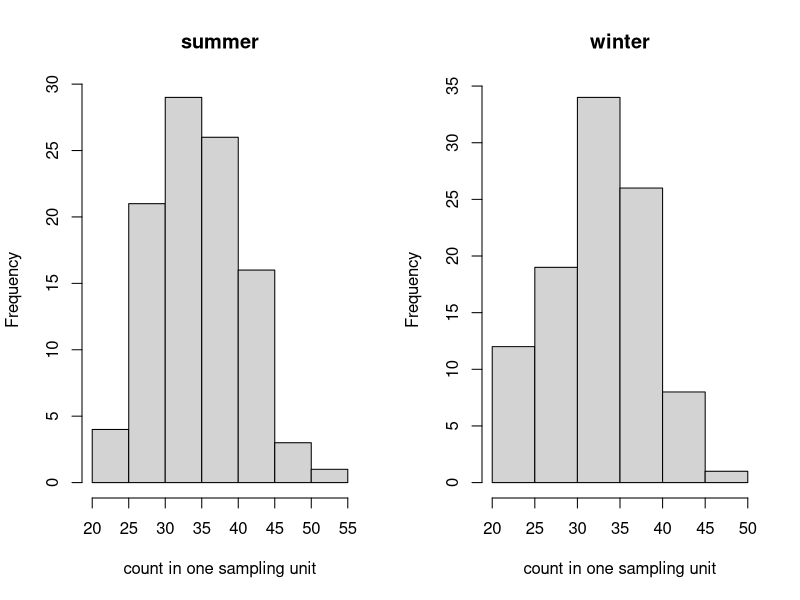
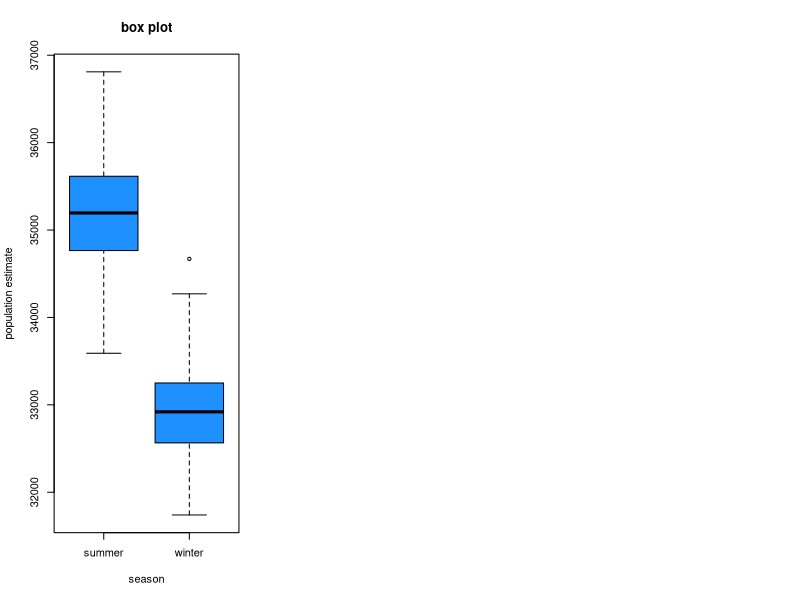

The R source for these figures, in order: (Note: this script raises an error after producing the figures.)
# VISUALIZING UNCERTAINTY IN ABUNDANCE ESTIMATES: Alternatives to parameteric 95%
# confindence intervals
# clear already stored varaibles 
rm(list=ls())
# load this library which enables violin plots
library(vioplot)
# load this library which is a dependency for "vioplot"
library(sm)
# load this library for beeswarm plots
library(beeswarm)
# load this library to perform a non-parameteric bootstrap.
library(boot)

# to install vioplot, check "install dependencies". When asked do you
# want to use sources that require compilation answer "n".

# if "sm" does not load you may need to install X11 at https://www.xquartz.org/

# Create data for sampling unit counts for summer and winter
# we create counts for 100 sampling units and assume the counts are
# Poisson distributed with a mean as given by the second argument of rpois().
summer.perunit <-rpois(100,35)
winter.perunit <-rpois(100,33)
# The data are combined into a dataframe.
data <-data.frame(summer.perunit, winter.perunit)

# graph variability in counts as a histogram
par(mfrow=c(1,2))
hist(data$summer.perunit, main = "summer", xlab = "count in one sampling unit")
hist(data$winter.perunit, main = "winter", xlab = "count in one sampling unit")

# To calculate the bootstrapped estimates of the population size
# we need a function that calculates abundance for each resample
# under the bootstrapping procedure:
abundance.est <- function(K,data,indices) {
  # this line is neccessary as per the "boot" package
  d <- data[indices]
  # abundance = K times the mean of the sample counts
  abundance <- K*mean(d)
  return(abundance)
}

# bootstrapping the winter data with R=100 replications, for a landscape with K = 1000 sampling units
# The bootstrapping procedure resamples the data with replacement to create a new dataset. The abundance
# is calculated, and the procedure is repeated 100 times.
# See https://en.wikipedia.org/wiki/Bootstrapping_(statistics)#Approach
results.winter <- boot(data=winter.perunit, statistic=abundance.est,
                       R=100, K=1000)
# bootstrapping with summer data
results.summer <- boot(data=summer.perunit, statistic=abundance.est,
                       R=100, K=1000)

# print out the results of the bootstrapping.
results.winter$t

# Below is a reformatting of the data so that we can call the
# boxplot and beeswarm functions
season = c(rep('summer',100), rep('winter',100))
popn.est=c(results.summer$t,results.winter$t)
data2 = data.frame(season = season, popn.est = popn.est)


par(mfrow= c(1,3))
boxplot(popn.est~season, ylab = "population estimate", col = "dodgerblue", main = "box plot", xlab = "season")
vioplot(results.summer$t, results.winter$t, names=c("summer", "winter"), col="gold", main = "violin plot", xlab = "season")
beeswarm(popn.est~season, pch=16, main = "beeswarm plot", ylab = "")

# print out the 95% confidence intervals estimated by the non-parameteric bootstrapping
# routine
boot.ci(results.summer, type="bca")
boot.ci(results.winter, type="bca")

# Sometimes an error is generated if the data contains outliners.

# THINGS TO TRY:
# 1) have the means for the summer and winter data be equal to each other.
# 2) Consider fewer samples, i.e. k < 100 or a smaller landscape K < 1000, but bigger than k.
